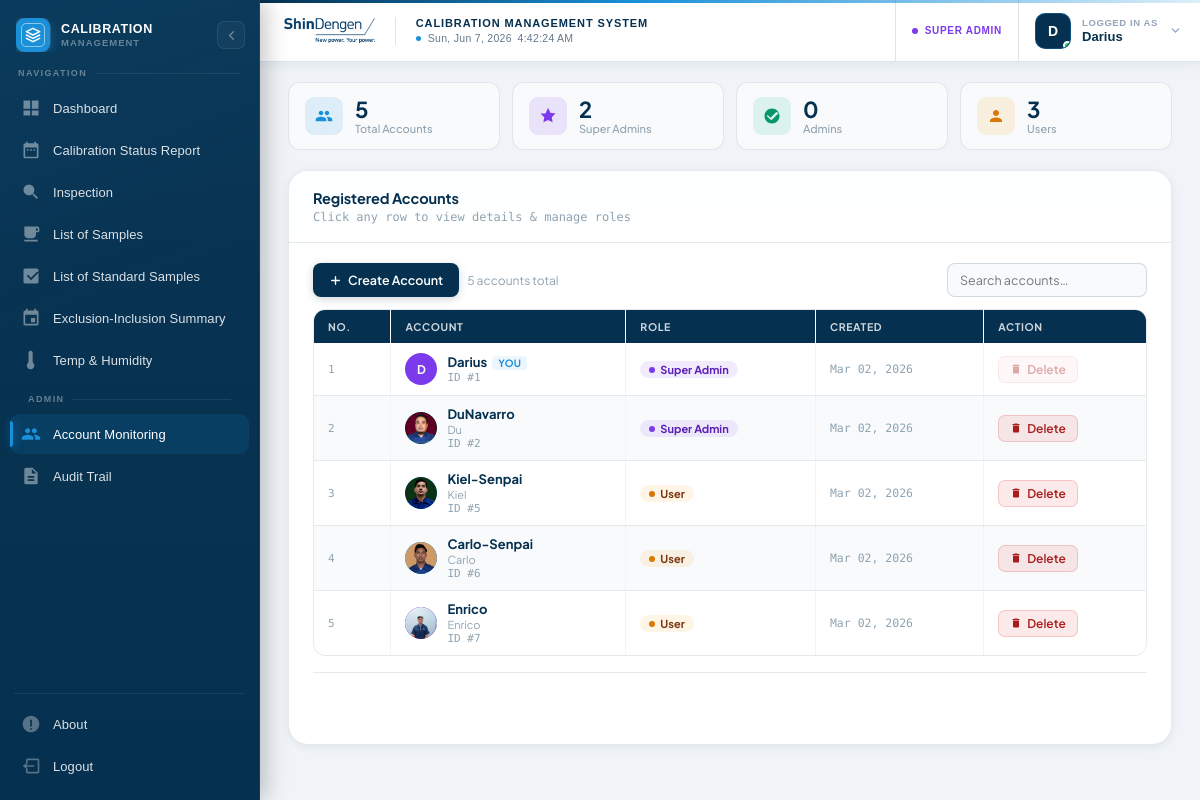
/account_monitoring.php (signed in), run on the app's committed database.
### tables this page shows
CREATE TABLE users (
  id INTEGER PRIMARY KEY AUTOINCREMENT,
  username TEXT NOT NULL UNIQUE,
  password TEXT NOT NULL,
  role TEXT NOT NULL DEFAULT 'user'
, created_at DATETIME DEFAULT NULL, display_name TEXT DEFAULT NULL, avatar TEXT DEFAULT NULL, last_seen DATETIME DEFAULT NULL, session_token TEXT DEFAULT NULL);

### account_monitoring.php (the view, shortened to what this page needs)
<?php
include 'db.php';
try { $pdo->exec("ALTER TABLE users ADD COLUMN display_name TEXT DEFAULT NULL"); } catch (Exception $e) {}
try { $pdo->exec("ALTER TABLE users ADD COLUMN avatar TEXT DEFAULT NULL"); } catch (Exception $e) {}
$pdo->exec("UPDATE users SET created_at = CURRENT_TIMESTAMP WHERE created_at IS NULL OR created_at = ''");
$users      = $pdo->query("SELECT id, username, display_name, role, avatar, created_at FROM users ORDER BY id ASC")->fetchAll(PDO::FETCH_ASSOC);
$roleCounts = ['super_admin'=>0,'admin'=>0,'user'=>0];
foreach ($users as $u) { $r = $u['role'] ?? 'user'; if (isset($roleCounts[$r])) $roleCounts[$r]++; }
$totalUsers = count($users);
?>
<!DOCTYPE html>
<html lang="en">
<head>
<link rel="stylesheet" href="assets/css/sidebar.css">
<link rel="stylesheet" href="assets/css/header.css">
<link rel="stylesheet" href="assets/css/main.css">
</head>
<body>
<?php include 'includes/sidebar.php'; ?>
<div class="main-content">
    <?php include 'includes/header.php'; ?>
    <div class="stat-grid">
        <div class="stat-card"><div class="stat-icon total"></div><div><div class="stat-value" id="statTotal"><?= $totalUsers ?></div><div class="stat-label">Total Accounts</div></div></div>
        <div class="stat-card"><div class="stat-icon sadmin"><svg viewBox="0 0 24 24"><path d="M12 1l3.22 6.52L22 8.69l-5 4.86 1.18 6.88L12 17.27l-6.18 3.16L7 13.55 2 8.69l6.78-.17z"/></svg></div><div><div class="stat-value" id="statSuperAdmin"><?= $roleCounts['super_admin'] ?></div><div class="stat-label">Super Admins</div></div></div>
        <div class="stat-card"><div class="stat-icon admin"><svg viewBox="0 0 24 24"><path d="M12 2C6.48 2 2 6.48 2 12s4.48 10 10 10 10-4.48 10-10S17.52 2 12 2zm-2 15l-5-5 1.41-1.41L10 14.17l7.59-7.59L21 8l-9 9z"/></svg></div><div><div class="stat-value" id="statAdmin"><?= $roleCounts['admin'] ?></div><div class="stat-label">Admins</div></div></div>
        <div class="stat-card"><div class="stat-icon user"><svg viewBox="0 0 24 24"><path d="M12 12c2.21 0 4-1.79 4-4s-1.79-4-4-4-4 1.79-4 4 1.79 4 4 4zm0 2c-2.67 0-8 1.34-8 4v2h16v-2c0-2.66-5.33-4-8-4z"/></svg></div><div><div class="stat-value" id="statUser"><?= $roleCounts['user'] ?></div><div class="stat-label">Users</div></div></div>
    </div>
    <div class="card">
        <div class="card-header">
            <h2>Registered Accounts</h2>
            <p>Click any row to view details &amp; manage roles</p>
        </div>
        <div class="card-body">
            <div class="top-controls">
                <div class="controls-left">
                    <a href="add_account.php" class="btn btn-primary">
                        <svg width="13" height="13" viewBox="0 0 24 24" fill="none" stroke="currentColor" stroke-width="2.5" stroke-linecap="round" stroke-linejoin="round"><line x1="12" y1="5" x2="12" y2="19"/><line x1="5" y1="12" x2="19" y2="12"/></svg>
                        Create Account
                    </a>
                    <span style="font-size:12px;color:var(--text-3);" id="totalLabel"><?= $totalUsers ?> account<?= $totalUsers !== 1 ? 's' : '' ?> total</span>
                </div>
                <div class="controls-right">
                    <input type="text" class="filter-input" id="searchInput" placeholder="Search accounts…">
                </div>
            </div>
            <div class="table-container">
                <table class="accounts-table" id="accountsTable">
                    <thead>
                        <tr><th>No.</th><th>Account</th><th>Role</th><th>Created</th><th>Action</th></tr>
                    </thead>
                    <tbody>
                    <?php
                    $avatarColors = ['#1a90d9','#7c3aed','#059669','#d97706','#e11d48','#0891b2'];
                    foreach ($users as $i => $u):
                        $role      = $u['role'] ?? 'user';
                        $roleLabel = ucwords(str_replace('_',' ',$role));
                        $initial   = strtoupper(substr($u['username'],0,1));
                        $color     = $avatarColors[$u['id'] % count($avatarColors)];
                        $isSelf    = ($u['id'] == $_SESSION['user_id']);
                        $createdAt = !empty($u['created_at']) ? date('M d, Y',strtotime($u['created_at'])) : '—';
                        $dispName  = !empty($u['display_name']) ? $u['display_name'] : '';
                        $hasAvatar = !empty($u['avatar']) && file_exists($u['avatar']);
                        $rowData   = json_encode(['id'=>$u['id'],'username'=>$u['username'],'display_name'=>$dispName,'role'=>$role,'role_label'=>$roleLabel,'created_at'=>$createdAt,'avatar'=>$hasAvatar?$u['avatar']:'','color'=>$color,'initial'=>$initial,'is_self'=>$isSelf]);
                    ?>
                    <tr class="data-row" id="row-<?= $u['id'] ?>"
                        onclick="openAccountModal(<?= htmlspecialchars($rowData, ENT_QUOTES) ?>)"
                        title="Click to view account details">
                        <td style="font-family:'DM Mono',monospace;font-size:11px;color:var(--text-3);"><?= $i+1 ?></td>
                        <td>
                            <div class="user-cell">
                                <div class="user-avatar" style="background:<?= $color ?>;">
                                    <?php if ($hasAvatar): ?><img src="<?= htmlspecialchars($u['avatar']) ?>" alt=""><?php else: ?><?= htmlspecialchars($initial) ?><?php endif; ?>
                                </div>
                                <div>
                                    <div class="user-name"><?= htmlspecialchars($u['username']) ?><?php if($isSelf): ?><span class="you-badge">YOU</span><?php endif; ?></div>
                                    <?php if($dispName): ?><div class="user-displayname"><?= htmlspecialchars($dispName) ?></div><?php endif; ?>
                                    <div class="user-sub">ID #<?= $u['id'] ?></div>
                                </div>
                            </div>
                        </td>
                        <td><span class="role-badge <?= htmlspecialchars($role) ?>" id="role-badge-<?= $u['id'] ?>"><span class="dot"></span><?= htmlspecialchars($roleLabel) ?></span></td>
                        <td class="date-cell"><?= htmlspecialchars($createdAt) ?></td>
                        <td onclick="event.stopPropagation()">
                            <button class="btn-delete"
                                    <?= $isSelf ? 'disabled title="Cannot delete your own account"' : '' ?>
                                    data-id="<?= $u['id'] ?>"
                                    data-name="<?= htmlspecialchars($u['username']) ?>"
                                    data-role="<?= htmlspecialchars($role) ?>"
                                    onclick="<?= $isSelf ? '' : 'openDeleteModal(this)' ?>">
                                <svg viewBox="0 0 24 24"><path d="M6 19c0 1.1.9 2 2 2h8c1.1 0 2-.9 2-2V7H6v12zM19 4h-3.5l-1-1h-5l-1 1H5v2h14V4z"/></svg>
                                Delete
                            </button>
                        </td>
                    </tr>
                    <?php endforeach; ?>
                    </tbody>
                </table>
            </div>
            <div class="pagination" id="pagination"></div>
        </div>
    </div>
</div>
</body>
</html>

### includes/header.php (shortened to what this page needs)
<?php
$_hUser = null;
if (isset($_SESSION['user_id'])) {
    try {
        $hStmt = $pdo->prepare("SELECT username, display_name, avatar FROM users WHERE id = ?");
        $hStmt->execute([$_SESSION['user_id']]);
        $_hUser = $hStmt->fetch(PDO::FETCH_ASSOC);
    } catch (Exception $e) {  }
}
$_hUsername    = $_hUser['username']     ?? ($_SESSION['username'] ?? 'User');
$_hDisplayName = !empty($_hUser['display_name']) ? $_hUser['display_name'] : $_hUsername;
$_hAvatar      = $_hUser['avatar']       ?? null;
$_hInitial     = strtoupper(substr($_hDisplayName, 0, 1));
$_hHasPhoto    = $_hAvatar && file_exists($_hAvatar);
$_hRole        = $_SESSION['role'] ?? 'user';
$_hRoleLabel   = ucwords(str_replace('_', ' ', $_hRole));
?>
<div class="header" id="header">
    <div class="header-left">
        <img src="images/shindengen-logo.png" alt="Shindengen logo" class="header-logo">
        <div class="header-identity">
            <span class="header-sys-title">Calibration Management System</span>
            <div class="header-clock-wrap" aria-label="Current date and time">
                <span class="header-clock-dot" aria-hidden="true"></span>
                <time id="headerClock" class="header-clock" aria-live="off"></time>
            </div>
        </div>
    </div>
    <div class="header-right">
        <div class="header-role-tag" data-role="<?= htmlspecialchars($_hRole) ?>" aria-label="Current role: <?= htmlspecialchars($_hRoleLabel) ?>">
            <span class="header-role-dot" aria-hidden="true"></span>
            <span class="header-role-label"><?= htmlspecialchars($_hRoleLabel) ?></span>
        </div>
        <div class="header-user"
             id="headerUserBtn"
             role="button"
             tabindex="0"
             aria-expanded="false"
             aria-haspopup="menu"
             aria-controls="headerDropdown">
            <div class="header-user-avatar" id="headerAvatar">
                <?php if ($_hHasPhoto): ?>
                    <img src="<?= htmlspecialchars($_hAvatar) ?>" alt="<?= htmlspecialchars($_hDisplayName) ?>'s avatar">
                <?php else: ?>
                    <?= htmlspecialchars($_hInitial) ?>
                <?php endif; ?>
                <span class="header-avatar-ring" aria-label="Online" title="Online"></span>
            </div>
            <div class="header-user-meta">
                <span class="header-user-label">Logged in as</span>
                <span class="header-user-name"><?= htmlspecialchars($_hDisplayName) ?></span>
            </div>
            <svg class="header-chevron" id="headerChevron" viewBox="0 0 24 24" fill="none"
                 stroke="currentColor" stroke-width="2.5" stroke-linecap="round" stroke-linejoin="round"
                 aria-hidden="true">
                <polyline points="6 9 12 15 18 9"/>
            </svg>
        </div>
    </div>
</div>

### assets/css/sidebar.css (style rules this page uses)
:root { --sidebar-width: 260px; --sidebar-collapsed-width: 68px; --sb-width: 260px; --sb-mini: 68px; --sb-bg: #05304f; --sb-accent: #1a90d9; --sb-accent-dim: rgba(26, 144, 217, 0.14); --sb-text: rgba(255, 255, 255, 0.85); --sb-muted: rgba(255, 255, 255, 0.38); --sb-hover: rgba(255, 255, 255, 0.07); --sb-divider: rgba(255, 255, 255, 0.08); --sb-dur: 0.22s; --sb-ease: cubic-bezier(0.4, 0, 0.2, 1); }

### assets/css/header.css (style rules this page uses)
:root { --header-height: 62px; --header-bg: #ffffff; --header-border: #dde4ec; --header-accent: #1a90d9; --header-deep: #05304f; }
.header { position: fixed; top: 0; left: var(--sidebar-width, 260px); right: 0; height: var(--header-height); display: flex; justify-content: space-between; align-items: stretch; box-sizing: border-box; z-index: 100; transition: left 0.22s cubic-bezier(0.4, 0, 0.2, 1); background: var(--header-bg); border-bottom: 1.5px solid var(--header-border); box-shadow: 0 2px 12px rgba(5, 48, 79, 0.07); overflow: visible; }
.header::before { content: ''; position: absolute; top: 0; left: 0; right: 0; height: 2.5px; background: linear-gradient(to right, var(--header-deep) 0%, var(--header-accent) 40%, rgba(26,144,217,0.15) 100%); z-index: 1; }
.header-left { display: flex; align-items: center; padding-left: 24px; gap: 0; flex: 1; min-width: 0; }
.header-logo { height: 26px; object-fit: contain; object-position: left center; display: block; flex-shrink: 0; filter: saturate(0.9); }
.header-identity { display: flex; flex-direction: column; gap: 4px; min-width: 0; justify-content: center; }
.header-sys-title { font-size: 11px; font-weight: 700; color: var(--header-deep); letter-spacing: 0.9px; text-transform: uppercase; white-space: nowrap; overflow: hidden; text-overflow: ellipsis; line-height: 1; }
.header-clock-wrap { display: flex; align-items: center; gap: 7px; }
.header-clock-dot { width: 5px; height: 5px; border-radius: 50%; background: var(--header-accent); flex-shrink: 0; animation: hdDot 3s ease-in-out infinite; }
.header-clock { font-size: 10.5px; font-weight: 500; color: #64788a; font-family: 'DM Mono', 'Courier New', monospace; letter-spacing: 0.3px; white-space: nowrap; line-height: 1; font-variant-numeric: tabular-nums; }
.header-right { display: flex; align-items: stretch; flex-shrink: 0; position: relative; }
.header-role-tag { display: flex; align-items: center; padding: 0 16px; border-left: 1px solid var(--header-border); gap: 7px; }
.header-role-dot { width: 6px; height: 6px; border-radius: 50%; flex-shrink: 0; }
.header-role-label { font-size: 10px; font-weight: 700; letter-spacing: 0.7px; text-transform: uppercase; white-space: nowrap; }
.header-role-tag[data-role="super_admin"] .header-role-dot { background: #7c3aed; }
.header-role-tag[data-role="super_admin"] .header-role-label { color: #7c3aed; }
.header-user { display: flex; align-items: center; gap: 11px; padding: 0 18px 0 16px; cursor: pointer; user-select: none; border-left: 1px solid var(--header-border); transition: background 0.14s ease; position: relative; outline: none; }
.header-user-avatar { position: relative; width: 36px; height: 36px; border-radius: 10px; background: var(--header-deep); color: #fff; font-size: 14px; font-weight: 700; display: flex; align-items: center; justify-content: center; flex-shrink: 0; font-family: 'DM Sans', sans-serif; border: 1.5px solid rgba(26, 144, 217, 0.35); overflow: hidden; transition: border-color 0.14s ease; }
.header-avatar-ring { position: absolute; bottom: -2px; right: -2px; width: 9px; height: 9px; border-radius: 50%; background: #22c55e; border: 2px solid #fff; z-index: 1; }
.header-user-meta { display: flex; flex-direction: column; align-items: flex-start; gap: 2px; line-height: 1; min-width: 0; }
.header-user-label { font-size: 9.5px; font-weight: 600; color: #94a3b8; text-transform: uppercase; letter-spacing: 0.6px; white-space: nowrap; }
.header-user-name { font-size: 13px; font-weight: 700; color: var(--header-deep); white-space: nowrap; max-width: 150px; overflow: hidden; text-overflow: ellipsis; letter-spacing: 0.05px; }
.header-chevron { width: 13px; height: 13px; color: #94a3b8; flex-shrink: 0; transition: transform 0.18s ease, color 0.14s ease; }
.header, .header *, .header-dropdown, .header-dropdown * { font-family: 'DM Sans', sans-serif; }

### assets/css/main.css (style rules this page uses)
.main-content { margin-left: var(--sidebar-width, 260px); padding: 82px 28px 36px; background-color: #f0f4f8; min-height: 100vh; box-sizing: border-box; transition: margin-left 0.22s cubic-bezier(0.4, 0, 0.2, 1); }

### data on the page
users: _hInitial "D", username "Darius", username "D", shows "YOU", id "1", role "Super Admin", created_at "Mar 02, 2026"
users: avatar (picture), username "DuNavarro", display_name "Du", id "2", role "Super Admin", created_at "Mar 02, 2026"
users: avatar (picture), username "Kiel-Senpai", display_name "Kiel", id "5", role "User", created_at "Mar 02, 2026"
users: avatar (picture), username "Carlo-Senpai", display_name "Carlo", id "6", role "User", created_at "Mar 02, 2026"
users: avatar (picture), username "Enrico", display_name "Enrico", id "7", role "User", created_at "Mar 02, 2026"

### other printed values
$_hRoleLabel "SUPER ADMIN"
$totalUsers "5"
$roleCounts['super_admin'] "2"
$roleCounts['admin'] "0"
$roleCounts['user'] "3"
